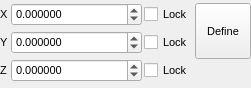
<?xml version="1.0" encoding="UTF-8"?>
<ui version="4.0">
 <class>TransformCentrePopup</class>
 <widget class="QWidget" name="TransformCentrePopup">
  <property name="geometry">
   <rect>
    <x>0</x>
    <y>0</y>
    <width>251</width>
    <height>88</height>
   </rect>
  </property>
  <property name="sizePolicy">
   <sizepolicy hsizetype="Minimum" vsizetype="Minimum">
    <horstretch>0</horstretch>
    <verstretch>0</verstretch>
   </sizepolicy>
  </property>
  <property name="font">
   <font>
    <pointsize>8</pointsize>
   </font>
  </property>
  <property name="windowTitle">
   <string>Transform Centre Popup</string>
  </property>
  <layout class="QGridLayout" name="gridLayout">
   <property name="margin">
    <number>0</number>
   </property>
   <property name="spacing">
    <number>2</number>
   </property>
   <item row="0" column="0">
    <widget class="QLabel" name="label_42">
     <property name="sizePolicy">
      <sizepolicy hsizetype="Minimum" vsizetype="Preferred">
       <horstretch>0</horstretch>
       <verstretch>0</verstretch>
      </sizepolicy>
     </property>
     <property name="text">
      <string>X</string>
     </property>
    </widget>
   </item>
   <item row="0" column="1">
    <widget class="TExponentialSpin" name="XSpin">
     <property name="sizePolicy">
      <sizepolicy hsizetype="Expanding" vsizetype="Fixed">
       <horstretch>0</horstretch>
       <verstretch>0</verstretch>
      </sizepolicy>
     </property>
     <property name="toolTip">
      <string>Target x coordinate for geometric centre</string>
     </property>
     <property name="decimals">
      <number>6</number>
     </property>
     <property name="minimum">
      <double>-100000.000000000000000</double>
     </property>
     <property name="maximum">
      <double>1000000.000000000000000</double>
     </property>
    </widget>
   </item>
   <item row="0" column="2">
    <widget class="QCheckBox" name="LockXCheck">
     <property name="toolTip">
      <string>Lock (do not change) x coordinates when centering</string>
     </property>
     <property name="text">
      <string>Lock</string>
     </property>
    </widget>
   </item>
   <item row="0" column="3" rowspan="3">
    <layout class="QVBoxLayout" name="verticalLayout">
     <item>
      <widget class="QToolButton" name="DefineFromSelectionButton">
       <property name="minimumSize">
        <size>
         <width>56</width>
         <height>56</height>
        </size>
       </property>
       <property name="maximumSize">
        <size>
         <width>56</width>
         <height>56</height>
        </size>
       </property>
       <property name="toolTip">
        <string>Define from current selection</string>
       </property>
       <property name="text">
        <string>Define</string>
       </property>
       <property name="icon">
        <iconset resource="icons.qrc">
         <normaloff>:/basic/icons/basic_define.svg</normaloff>:/basic/icons/basic_define.svg</iconset>
       </property>
       <property name="iconSize">
        <size>
         <width>30</width>
         <height>30</height>
        </size>
       </property>
       <property name="checkable">
        <bool>false</bool>
       </property>
       <property name="autoExclusive">
        <bool>false</bool>
       </property>
       <property name="toolButtonStyle">
        <enum>Qt::ToolButtonTextUnderIcon</enum>
       </property>
       <property name="autoRaise">
        <bool>false</bool>
       </property>
      </widget>
     </item>
     <item>
      <spacer name="verticalSpacer">
       <property name="orientation">
        <enum>Qt::Vertical</enum>
       </property>
       <property name="sizeHint" stdset="0">
        <size>
         <width>20</width>
         <height>13</height>
        </size>
       </property>
      </spacer>
     </item>
    </layout>
   </item>
   <item row="1" column="0">
    <widget class="QLabel" name="label_40">
     <property name="sizePolicy">
      <sizepolicy hsizetype="Minimum" vsizetype="Preferred">
       <horstretch>0</horstretch>
       <verstretch>0</verstretch>
      </sizepolicy>
     </property>
     <property name="text">
      <string>Y</string>
     </property>
    </widget>
   </item>
   <item row="1" column="1">
    <widget class="TExponentialSpin" name="YSpin">
     <property name="sizePolicy">
      <sizepolicy hsizetype="Expanding" vsizetype="Fixed">
       <horstretch>0</horstretch>
       <verstretch>0</verstretch>
      </sizepolicy>
     </property>
     <property name="toolTip">
      <string>Target y coordinate for geometric centre</string>
     </property>
     <property name="decimals">
      <number>6</number>
     </property>
     <property name="minimum">
      <double>-1000000.000000000000000</double>
     </property>
     <property name="maximum">
      <double>1000000.000000000000000</double>
     </property>
    </widget>
   </item>
   <item row="1" column="2">
    <widget class="QCheckBox" name="LockYCheck">
     <property name="toolTip">
      <string>Lock (do not change) y coordinates when centering</string>
     </property>
     <property name="text">
      <string>Lock</string>
     </property>
    </widget>
   </item>
   <item row="2" column="0">
    <widget class="QLabel" name="label_41">
     <property name="sizePolicy">
      <sizepolicy hsizetype="Minimum" vsizetype="Preferred">
       <horstretch>0</horstretch>
       <verstretch>0</verstretch>
      </sizepolicy>
     </property>
     <property name="text">
      <string>Z</string>
     </property>
    </widget>
   </item>
   <item row="2" column="1">
    <widget class="TExponentialSpin" name="ZSpin">
     <property name="sizePolicy">
      <sizepolicy hsizetype="Expanding" vsizetype="Fixed">
       <horstretch>0</horstretch>
       <verstretch>0</verstretch>
      </sizepolicy>
     </property>
     <property name="toolTip">
      <string>Target z coordinate for geometric centre</string>
     </property>
     <property name="decimals">
      <number>6</number>
     </property>
     <property name="minimum">
      <double>-1000000.000000000000000</double>
     </property>
     <property name="maximum">
      <double>1000000.000000000000000</double>
     </property>
    </widget>
   </item>
   <item row="2" column="2">
    <widget class="QCheckBox" name="LockZCheck">
     <property name="toolTip">
      <string>Lock (do not change) z coordinates when centering</string>
     </property>
     <property name="text">
      <string>Lock</string>
     </property>
    </widget>
   </item>
  </layout>
 </widget>
 <customwidgets>
  <customwidget>
   <class>TExponentialSpin</class>
   <extends>QDoubleSpinBox</extends>
   <header>gui/texponentialspin.hui</header>
  </customwidget>
 </customwidgets>
 <resources>
  <include location="icons.qrc"/>
 </resources>
 <connections>
  <connection>
   <sender>LockXCheck</sender>
   <signal>clicked(bool)</signal>
   <receiver>XSpin</receiver>
   <slot>setDisabled(bool)</slot>
   <hints>
    <hint type="sourcelabel">
     <x>174</x>
     <y>17</y>
    </hint>
    <hint type="destinationlabel">
     <x>62</x>
     <y>17</y>
    </hint>
   </hints>
  </connection>
  <connection>
   <sender>LockYCheck</sender>
   <signal>clicked(bool)</signal>
   <receiver>YSpin</receiver>
   <slot>setDisabled(bool)</slot>
   <hints>
    <hint type="sourcelabel">
     <x>164</x>
     <y>41</y>
    </hint>
    <hint type="destinationlabel">
     <x>109</x>
     <y>43</y>
    </hint>
   </hints>
  </connection>
  <connection>
   <sender>LockZCheck</sender>
   <signal>clicked(bool)</signal>
   <receiver>ZSpin</receiver>
   <slot>setDisabled(bool)</slot>
   <hints>
    <hint type="sourcelabel">
     <x>174</x>
     <y>82</y>
    </hint>
    <hint type="destinationlabel">
     <x>92</x>
     <y>77</y>
    </hint>
   </hints>
  </connection>
 </connections>
</ui>
